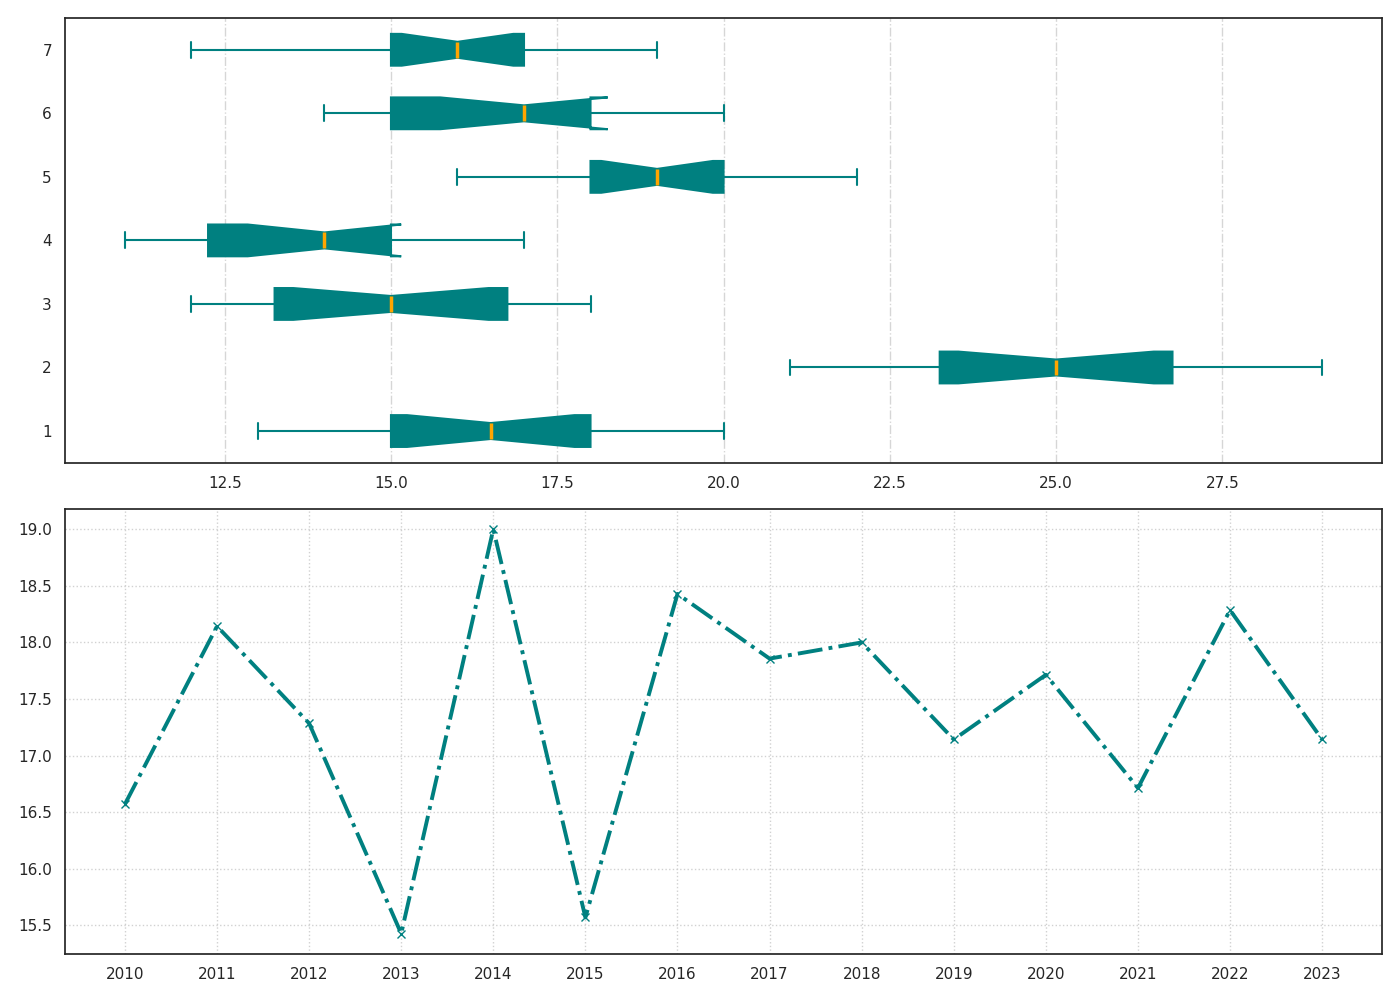

Here is the Python script that generated this plot:
import matplotlib.pyplot as plt

bordeaux_yields = [18, 14, 16, 13, 19, 15, 20, 18, 16, 17, 19, 13, 15, 18]
napa_valley_yields = [23, 24, 25, 21, 27, 23, 26, 28, 22, 24, 29, 25, 27, 26]
tuscany_yields = [14, 17, 16, 12, 17, 13, 15, 16, 18, 14, 15, 12, 18, 13]
rioja_yields = [13, 15, 16, 11, 17, 12, 14, 15, 16, 13, 12, 14, 11, 15]
marlborough_yields = [18, 21, 22, 16, 19, 17, 20, 18, 19, 21, 17, 20, 18, 19]
barossa_valley_yields = [15, 18, 14, 19, 17, 14, 18, 15, 17, 14, 18, 16, 20, 17]
piedmont_yields = [15, 18, 12, 16, 17, 15, 16, 15, 18, 17, 14, 17, 19, 12]

yield_data = [
    bordeaux_yields,
    napa_valley_yields,
    tuscany_yields,
    rioja_yields,
    marlborough_yields,
    barossa_valley_yields,
    piedmont_yields
]

fig, ax = plt.subplots(2, 1, figsize=(14, 10))

consistent_color = 'teal'

# Create a horizontal boxplot
ax[0].boxplot(yield_data, patch_artist=True, notch=True, vert=False,
              boxprops=dict(facecolor=consistent_color, color=consistent_color, linewidth=1.5),
              whiskerprops=dict(color=consistent_color, linewidth=1.5),
              capprops=dict(color=consistent_color, linewidth=1.5),
              medianprops=dict(color='orange', linewidth=2.5),
              flierprops=dict(marker='+', color=consistent_color, alpha=0.7))

ax[0].grid(axis='x', linestyle='-.', alpha=0.8)

years = list(range(2010, 2024))
average_yields_per_year = [
    sum(yields) / len(yields) for yields in zip(*yield_data)
]

# Line plot with consistent color
ax[1].plot(years, average_yields_per_year, marker='x', color=consistent_color, linewidth=2.8, linestyle='-.')

ax[1].set_xticks(years)
ax[1].grid(linestyle=':', alpha=0.9)

plt.tight_layout()
plt.show()
